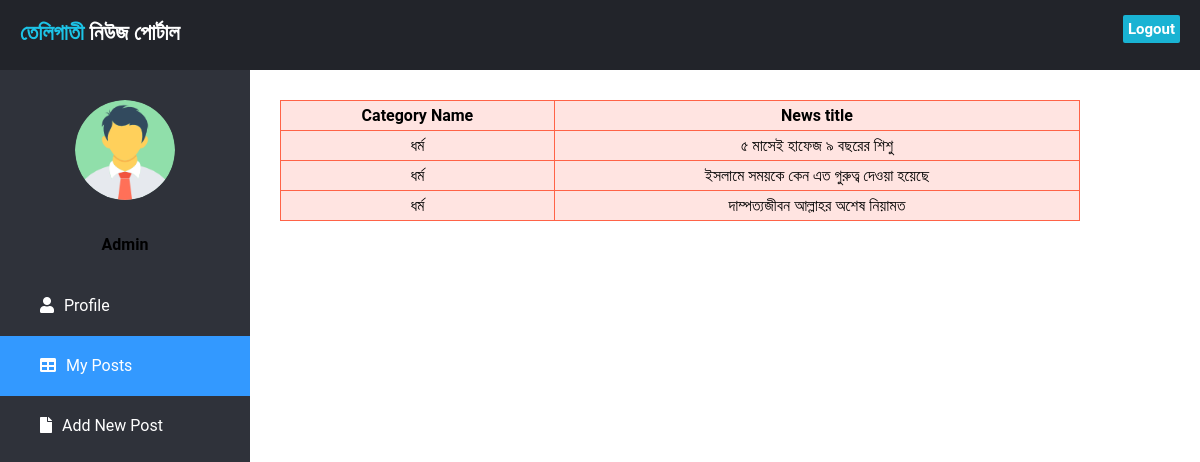
/adminDashboard_myposts.php (signed in), run on the app's committed database.
### tables this page shows
CREATE TABLE news (
news_id     int    NOT NULL    AUTO_INCREMENT,
category_name  varchar(255)   NOT NULL,
news_title    text   NOT NULL,
news_content    text     NOT NULL,
img    varchar(255)  NOT NULL,
email    varchar(255)    NOT NULL,
PRIMARY KEY (news_id),
FOREIGN KEY (email) REFERENCES users(email)
);

### adminDashboard_myposts.php (the view, shortened to what this page needs)
<!DOCTYPE html>
<html lang="en">
<head>
	<link href="adminDashboard.css" rel="stylesheet" >
	<link href="https://cdnjs.cloudflare.com/ajax/libs/font-awesome/5.12.1/css/all.min.css" rel="stylesheet" >
</head>
<body>
	<header>
		<div class="left_area"><a href="index.php" style="text-decoration:none;"><h3><span>তেলিগাতী </span>নিউজ পোর্টাল</h3></a> </div>
		<div class="right_area"><a href="logout.php" class="logout_btn">Logout</a></div>
	</header>
	<div class="sidebar">
		<center>
			<img src="user.png" class="profile_image" alt="">
			<h4>Admin</h4>
		</center>
		<a href="adminDashboard_profile.php"><i class="fas fa-user"></i><span>Profile</span></a>
		<a href="adminDashboard_myposts.php" style="background-color:#3399ff;"><i class="fas fa-table"></i><span>My Posts</span></a>
		<a href="adminDashboard_newpost.php"><i class="fas fa-file"></i><span>Add New Post</span></a>
	</div>
	<div class="content">
		<table cellpadding="5">
			<thead>
				<tr>
					<th>Category Name</th>
					<th>News title</th>
				</tr>
			</thead>
			<?php
			$ServerName="localhost";
			$UserName="root";
			$Password="";
			$dbName="portal";
			$connect=mysqli_connect($ServerName,$UserName,$Password,$dbName);
			$email=$_SESSION["email"];
			$sql="select * from news where email='".$email."'  order by news_id desc";
			$result=mysqli_query($connect,$sql);
			$total_rows=mysqli_num_rows($result);
			if($total_rows>0)
			{
				while($row=mysqli_fetch_assoc($result))
				{
					?>
					<tr>
						<td><?php echo $row['category_name']; ?></td>
						<td><?php echo $row['news_title']; ?></td>
					</tr>
					<?php
				}
			}
			?>
		</table>
	</div>
</body>
</html>

### adminDashboard.css (style rules this page uses)
body { margin:0; padding:0; font-family:"Roboto", sans-serif; }
header { position:fixed; background:#22242A; padding:20px; width:100%; height:30px; }
.left_area h3 { color:#fff; margin:0; text-transform:uppercase; font-size:22px; font-weight:900; }
.left_area span { color:#1DC4E7; }
.logout_btn { padding:5px; background:#19B3D3; text-decoration:none; float:right; margin-top:-30px; margin-right:40px; border-radius:2px; font-size:15px; font-weight:600; color:#fff; transition:0.5s; transition-property:background; }
.sidebar { background:#2F323A; margin-top:70px; padding-top:30px; position:fixed; left:0; width:250px; height:100%; }
.sidebar .profile_image { width:100px; height:100px; border-radius:100px; margin-bottom:10px; }
.sidebar a { color:#fff; display:block; width:100%; line-height:60px; text-decoration:none; padding-left:40px; box-sizing:border-box; transition:0.5s; transition-property:background; }
.sidebar i { padding-right:10px; }
.content { margin-left:250px; margin-top: 70px; background:#fff; background-position:center; background-size:cover; height:100%; width: 100%; padding-left: 30px; position:fixed; }
table { margin-top:30px; width:800px; text-align:center; background-color:#FFE4E1; }
table,th,td { border-collapse:collapse; border:1px solid #FF6347; }

### data on the page
news: category_name "ধর্ম", news_title "৫ মাসেই হাফেজ ৯ বছরের শিশু"
news: category_name "ধর্ম", news_title "ইসলামে সময়কে কেন এত গুরুত্ব দেওয়া হয়েছে"
news: category_name "ধর্ম", news_title "দাম্পত্যজীবন আল্লাহর অশেষ নিয়ামত"
